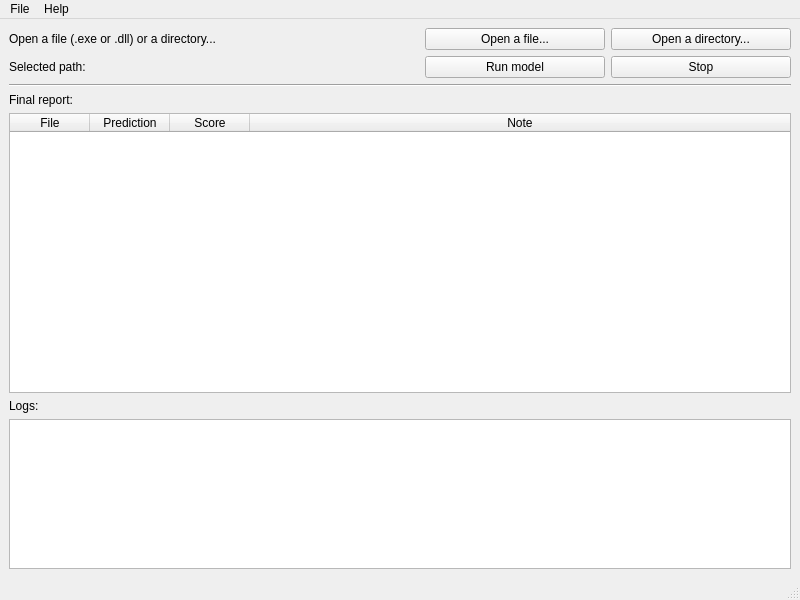
<?xml version="1.0" encoding="UTF-8"?>
<ui version="4.0">
 <class>MainWindow</class>
 <widget class="QMainWindow" name="MainWindow">
  <property name="geometry">
   <rect>
    <x>0</x>
    <y>0</y>
    <width>800</width>
    <height>600</height>
   </rect>
  </property>
  <property name="minimumSize">
   <size>
    <width>800</width>
    <height>600</height>
   </size>
  </property>
  <property name="windowTitle">
   <string>MainWindow</string>
  </property>
  <widget class="QWidget" name="centralwidget">
   <layout class="QVBoxLayout" name="verticalLayout">
    <item>
     <layout class="QHBoxLayout" name="horizontalLayout_2">
      <item>
       <widget class="QLabel" name="label_Info">
        <property name="enabled">
         <bool>true</bool>
        </property>
        <property name="text">
         <string>Open a file (.exe or .dll) or a directory...</string>
        </property>
       </widget>
      </item>
      <item>
       <widget class="QPushButton" name="pushButton_OpenFile">
        <property name="maximumSize">
         <size>
          <width>180</width>
          <height>16777215</height>
         </size>
        </property>
        <property name="text">
         <string>Open a file...</string>
        </property>
       </widget>
      </item>
      <item>
       <widget class="QPushButton" name="pushButton_OpenDir">
        <property name="maximumSize">
         <size>
          <width>180</width>
          <height>16777215</height>
         </size>
        </property>
        <property name="text">
         <string>Open a directory...</string>
        </property>
        <property name="checkable">
         <bool>false</bool>
        </property>
        <property name="checked">
         <bool>false</bool>
        </property>
       </widget>
      </item>
     </layout>
    </item>
    <item>
     <layout class="QHBoxLayout" name="horizontalLayout_4">
      <item>
       <widget class="QLabel" name="label_Selected">
        <property name="maximumSize">
         <size>
          <width>100</width>
          <height>16777215</height>
         </size>
        </property>
        <property name="text">
         <string>Selected path:</string>
        </property>
       </widget>
      </item>
      <item>
       <widget class="QLabel" name="label_Path">
        <property name="text">
         <string/>
        </property>
       </widget>
      </item>
      <item>
       <widget class="QPushButton" name="pushButton_RunModel">
        <property name="minimumSize">
         <size>
          <width>180</width>
          <height>0</height>
         </size>
        </property>
        <property name="maximumSize">
         <size>
          <width>180</width>
          <height>16777215</height>
         </size>
        </property>
        <property name="text">
         <string>Run model</string>
        </property>
       </widget>
      </item>
      <item>
       <widget class="QPushButton" name="pushButton_StopModel">
        <property name="minimumSize">
         <size>
          <width>180</width>
          <height>0</height>
         </size>
        </property>
        <property name="maximumSize">
         <size>
          <width>180</width>
          <height>16777215</height>
         </size>
        </property>
        <property name="text">
         <string>Stop</string>
        </property>
       </widget>
      </item>
     </layout>
    </item>
    <item>
     <widget class="Line" name="line">
      <property name="orientation">
       <enum>Qt::Horizontal</enum>
      </property>
     </widget>
    </item>
    <item>
     <layout class="QHBoxLayout" name="horizontalLayout_5">
      <item>
       <widget class="QLabel" name="label_FinalReport">
        <property name="maximumSize">
         <size>
          <width>90</width>
          <height>16777215</height>
         </size>
        </property>
        <property name="text">
         <string>Final report:</string>
        </property>
       </widget>
      </item>
      <item>
       <widget class="QLabel" name="label_SpinningWheel">
        <property name="text">
         <string/>
        </property>
       </widget>
      </item>
     </layout>
    </item>
    <item>
     <widget class="QTableWidget" name="tableWidget_Results">
      <property name="layoutDirection">
       <enum>Qt::LeftToRight</enum>
      </property>
      <property name="sizeAdjustPolicy">
       <enum>QAbstractScrollArea::AdjustToContentsOnFirstShow</enum>
      </property>
      <property name="sortingEnabled">
       <bool>true</bool>
      </property>
      <attribute name="horizontalHeaderCascadingSectionResizes">
       <bool>false</bool>
      </attribute>
      <attribute name="horizontalHeaderMinimumSectionSize">
       <number>80</number>
      </attribute>
      <attribute name="horizontalHeaderDefaultSectionSize">
       <number>80</number>
      </attribute>
      <attribute name="horizontalHeaderHighlightSections">
       <bool>false</bool>
      </attribute>
      <attribute name="horizontalHeaderShowSortIndicator" stdset="0">
       <bool>true</bool>
      </attribute>
      <attribute name="horizontalHeaderStretchLastSection">
       <bool>true</bool>
      </attribute>
      <column>
       <property name="text">
        <string>File</string>
       </property>
       <property name="textAlignment">
        <set>AlignCenter</set>
       </property>
      </column>
      <column>
       <property name="text">
        <string>Prediction</string>
       </property>
       <property name="textAlignment">
        <set>AlignCenter</set>
       </property>
      </column>
      <column>
       <property name="text">
        <string>Score</string>
       </property>
       <property name="textAlignment">
        <set>AlignCenter</set>
       </property>
      </column>
      <column>
       <property name="text">
        <string>Note</string>
       </property>
       <property name="textAlignment">
        <set>AlignCenter</set>
       </property>
      </column>
     </widget>
    </item>
    <item>
     <widget class="QLabel" name="label_Logs">
      <property name="text">
       <string>Logs:</string>
      </property>
     </widget>
    </item>
    <item>
     <widget class="QPlainTextEdit" name="plainTextEdit_Results">
      <property name="maximumSize">
       <size>
        <width>16777215</width>
        <height>150</height>
       </size>
      </property>
      <property name="sizeIncrement">
       <size>
        <width>0</width>
        <height>0</height>
       </size>
      </property>
      <property name="readOnly">
       <bool>true</bool>
      </property>
     </widget>
    </item>
   </layout>
  </widget>
  <widget class="QMenuBar" name="menubar">
   <property name="geometry">
    <rect>
     <x>0</x>
     <y>0</y>
     <width>800</width>
     <height>22</height>
    </rect>
   </property>
   <widget class="QMenu" name="menuFile">
    <property name="title">
     <string>File</string>
    </property>
    <addaction name="action_OpenFile"/>
    <addaction name="action_OpenDir"/>
    <addaction name="separator"/>
    <addaction name="action_Quit"/>
   </widget>
   <widget class="QMenu" name="menuHelp">
    <property name="title">
     <string>Help</string>
    </property>
    <addaction name="action_About"/>
   </widget>
   <addaction name="menuFile"/>
   <addaction name="menuHelp"/>
  </widget>
  <widget class="QStatusBar" name="statusbar"/>
  <action name="action_OpenFile">
   <property name="text">
    <string>Open file...</string>
   </property>
  </action>
  <action name="action_OpenDir">
   <property name="text">
    <string>Open directory...</string>
   </property>
  </action>
  <action name="action_Quit">
   <property name="text">
    <string>Quit</string>
   </property>
  </action>
  <action name="action_About">
   <property name="text">
    <string>About Static PE Analyzer</string>
   </property>
  </action>
 </widget>
 <resources/>
 <connections/>
</ui>
